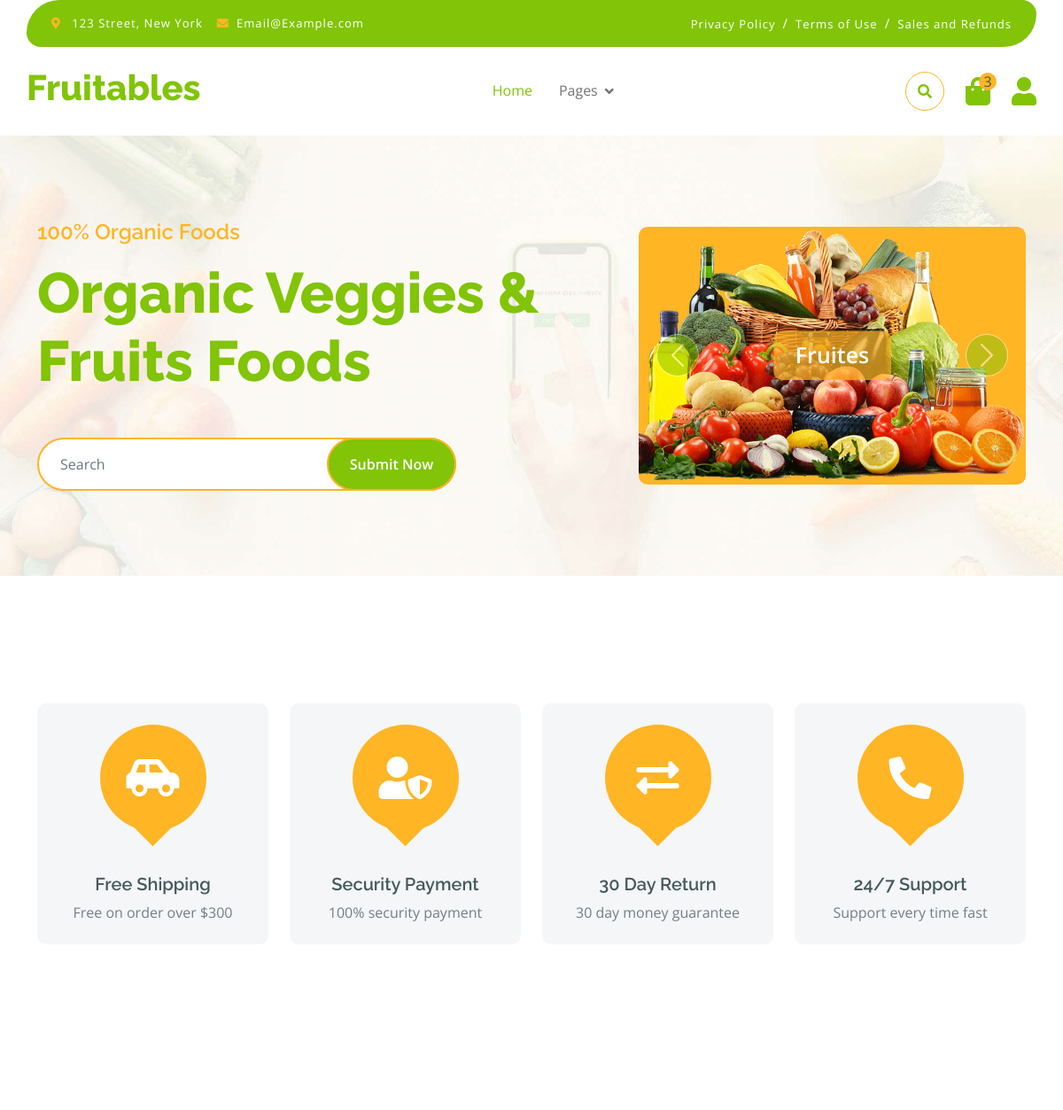
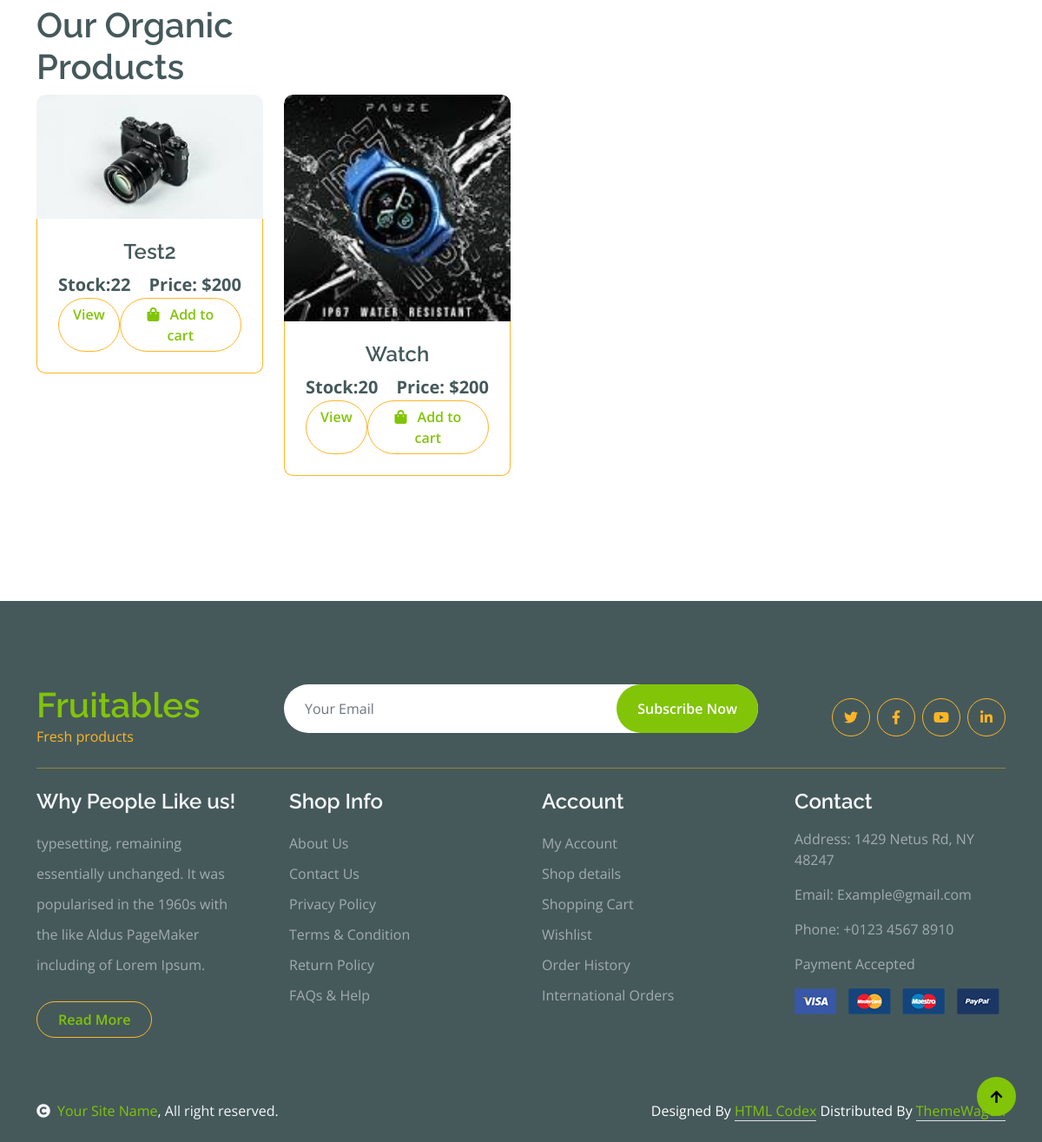
The page / on the database its author committed (2 pictures, top to bottom).
### ecomWebApp/models.py (models this page shows)
class Product(models.Model):
    category = models.ForeignKey(Category, null=True, blank=True, on_delete=models.CASCADE)
    name = models.CharField(max_length=100, null=False)
    image =models.ImageField()
    stock = models.CharField(max_length=100)
    price = models.IntegerField(null=True, blank=True)
    slug = models.CharField(max_length=50, unique=True, default=uuid.uuid4)
    created_at = models.DateTimeField(auto_now_add=True)

### ecomWebApp/views.py (the view)
# urls.py: path('', HomePageView.as_view(), name="home"),
class HomePageView(ListView):
    template_name = 'userpanel/index.html'
    model = Product
    context_object_name = 'product'
    def get_context_data(self, **kwargs):
        context = super().get_context_data(**kwargs)
        return context

### templates/userpanel/index.html (shortened to what this page needs)
{% extends 'userpanel/basefile/base.html' %}
{% load static %}
   {% block body%}
    <body>
      {% include 'userpanel/basefile/navbar.html' %}
        <div class="container-fluid py-5 mb-5 hero-header">
            <div class="container py-5">
                <div class="row g-5 align-items-center">
                    <div class="col-md-12 col-lg-7">
                        <h4 class="mb-3 text-secondary">100% Organic Foods</h4>
                        <h1 class="mb-5 display-3 text-primary">Organic Veggies & Fruits Foods</h1>
                        <div class="position-relative mx-auto">
                            <input class="form-control border-2 border-secondary w-75 py-3 px-4 rounded-pill" type="number" placeholder="Search">
                            <button type="submit" class="btn btn-primary border-2 border-secondary py-3 px-4 position-absolute rounded-pill text-white h-100" style="top: 0; right: 25%;">Submit Now</button>
                        </div>
                    </div>
                    <div class="col-md-12 col-lg-5">
                        <div id="carouselId" class="carousel slide position-relative" data-bs-ride="carousel">
                            <div class="carousel-inner" role="listbox">
                                <div class="carousel-item active rounded">
                                    <img src="{% static 'userpanel/img/hero-img-1.png' %}" class="img-fluid w-100 h-100 bg-secondary rounded" alt="First slide">
                                    <a href="#" class="btn px-4 py-2 text-white rounded">Fruites</a>
                                </div>
                            </div>
                            <button class="carousel-control-prev" type="button" data-bs-target="#carouselId" data-bs-slide="prev">
                                <span class="carousel-control-prev-icon" aria-hidden="true"></span>
                            </button>
                            <button class="carousel-control-next" type="button" data-bs-target="#carouselId" data-bs-slide="next">
                                <span class="carousel-control-next-icon" aria-hidden="true"></span>
                            </button>
                        </div>
                    </div>
                </div>
            </div>
        </div>
        <div class="container-fluid featurs py-5">
            <div class="container py-5">
                <div class="row g-4">
                    <div class="col-md-6 col-lg-3">
                        <div class="featurs-item text-center rounded bg-light p-4">
                            <div class="featurs-icon btn-square rounded-circle bg-secondary mb-5 mx-auto">
                                <i class="fas fa-car-side fa-3x text-white"></i>
                            </div>
                            <div class="featurs-content text-center">
                                <h5>Free Shipping</h5>
                                <p class="mb-0">Free on order over $300</p>
                            </div>
                        </div>
                    </div>
                    <div class="col-md-6 col-lg-3">
                        <div class="featurs-item text-center rounded bg-light p-4">
                            <div class="featurs-icon btn-square rounded-circle bg-secondary mb-5 mx-auto">
                                <i class="fas fa-user-shield fa-3x text-white"></i>
                            </div>
                            <div class="featurs-content text-center">
                                <h5>Security Payment</h5>
                                <p class="mb-0">100% security payment</p>
                            </div>
                        </div>
                    </div>
                    <div class="col-md-6 col-lg-3">
                        <div class="featurs-item text-center rounded bg-light p-4">
                            <div class="featurs-icon btn-square rounded-circle bg-secondary mb-5 mx-auto">
                                <i class="fas fa-exchange-alt fa-3x text-white"></i>
                            </div>
                            <div class="featurs-content text-center">
                                <h5>30 Day Return</h5>
                                <p class="mb-0">30 day money guarantee</p>
                            </div>
                        </div>
                    </div>
                    <div class="col-md-6 col-lg-3">
                        <div class="featurs-item text-center rounded bg-light p-4">
                            <div class="featurs-icon btn-square rounded-circle bg-secondary mb-5 mx-auto">
                                <i class="fa fa-phone-alt fa-3x text-white"></i>
                            </div>
                            <div class="featurs-content text-center">
                                <h5>24/7 Support</h5>
                                <p class="mb-0">Support every time fast</p>
                            </div>
                        </div>
                    </div>
                </div>
            </div>
        </div>
        <div class="container-fluid fruite py-5">
            <div class="container py-5">
                <div class="tab-class text-center">
                    <div class="row g-4">
                        <div class="col-lg-4 text-start">
                            <h1>Our Organic Products</h1>
                        </div>
                    </div>
                    <div class="tab-content">
                        <div id="tab-1" class="tab-pane fade show p-0 active">
                            <div class="row g-4">
                                <div class="col-lg-12">
                                    <div class="row g-4">
                                        {% for i in product %}
                                        <div class="col-md-6 col-lg-4 col-xl-3">
                                            <div class="rounded position-relative fruite-item">
                                                <div class="fruite-img">
                                                    <img src="{{ i.image.url }}" class="img-fluid w-100 rounded-top" alt="">
                                                </div>
                                                <div class="p-4 border border-secondary border-top-0 rounded-bottom">
                                                    <h4>{{i.name}}</h4>
                                                    <div class="d-flex justify-content-between flex-lg-wrap">
                                                        <p class="text-dark fs-5 fw-bold mb-0">Stock:{{i.stock}}</p>
                                                        <p class="text-dark fs-5 fw-bold mb-0">Price: ${{i.price}}</p>
                                                    </div>
                                                    <div class="d-flex ">
                                                        <a href="/product-details/{{i.slug}}" class="btn border border-secondary rounded-pill px-3 text-primary"> View</a>
                                                        <a href="/product-details/{{i.slug}}" class="btn border border-secondary rounded-pill px-3 text-primary ml-3"><i class="fa fa-shopping-bag me-2 text-primary"></i> Add to cart</a>
                                                </div>
                                                </div>
                                            </div>
                                        </div>
                                        {% endfor %}
                                    </div>
                                </div>
                            </div>
                        </div>
                    </div>
                </div>
            </div>
        </div>
        <div class="container-fluid bg-dark text-white-50 footer pt-5 mt-5">
            <div class="container py-5">
                <div class="pb-4 mb-4" style="border-bottom: 1px solid rgba(226, 175, 24, 0.5) ;">
                    <div class="row g-4">
                        <div class="col-lg-3">
                            <a href="#">
                                <h1 class="text-primary mb-0">Fruitables</h1>
                                <p class="text-secondary mb-0">Fresh products</p>
                            </a>
                        </div>
                        <div class="col-lg-6">
                            <div class="position-relative mx-auto">
                                <input class="form-control border-0 w-100 py-3 px-4 rounded-pill" type="number" placeholder="Your Email">
                                <button type="submit" class="btn btn-primary border-0 border-secondary py-3 px-4 position-absolute rounded-pill text-white" style="top: 0; right: 0;">Subscribe Now</button>
                            </div>
                        </div>
                        <div class="col-lg-3">
                            <div class="d-flex justify-content-end pt-3">
                                <a class="btn  btn-outline-secondary me-2 btn-md-square rounded-circle" href=""><i class="fab fa-twitter"></i></a>
                                <a class="btn btn-outline-secondary me-2 btn-md-square rounded-circle" href=""><i class="fab fa-facebook-f"></i></a>
                                <a class="btn btn-outline-secondary me-2 btn-md-square rounded-circle" href=""><i class="fab fa-youtube"></i></a>
                                <a class="btn btn-outline-secondary btn-md-square rounded-circle" href=""><i class="fab fa-linkedin-in"></i></a>
                            </div>
                        </div>
                    </div>
                </div>
                <div class="row g-5">
                    <div class="col-lg-3 col-md-6">
                        <div class="footer-item">
                            <h4 class="text-light mb-3">Why People Like us!</h4>
                            <p class="mb-4">typesetting, remaining essentially unchanged. It was
                                popularised in the 1960s with the like Aldus PageMaker including of Lorem Ipsum.</p>
                            <a href="" class="btn border-secondary py-2 px-4 rounded-pill text-primary">Read More</a>
                        </div>
                    </div>
                    <div class="col-lg-3 col-md-6">
                        <div class="d-flex flex-column text-start footer-item">
                            <h4 class="text-light mb-3">Shop Info</h4>
                            <a class="btn-link" href="">About Us</a>
                            <a class="btn-link" href="">Contact Us</a>
                            <a class="btn-link" href="">Privacy Policy</a>
                            <a class="btn-link" href="">Terms & Condition</a>
                            <a class="btn-link" href="">Return Policy</a>
                            <a class="btn-link" href="">FAQs & Help</a>
                        </div>
                    </div>
                    <div class="col-lg-3 col-md-6">
                        <div class="d-flex flex-column text-start footer-item">
                            <h4 class="text-light mb-3">Account</h4>
                            <a class="btn-link" href="">My Account</a>
                            <a class="btn-link" href="">Shop details</a>
                            <a class="btn-link" href="">Shopping Cart</a>
                            <a class="btn-link" href="">Wishlist</a>
                            <a class="btn-link" href="">Order History</a>
                            <a class="btn-link" href="">International Orders</a>
                        </div>
                    </div>
                    <div class="col-lg-3 col-md-6">
                        <div class="footer-item">
                            <h4 class="text-light mb-3">Contact</h4>
                            <p>Address: 1429 Netus Rd, NY 48247</p>
                            <p>Email: Example@gmail.com</p>
                            <p>Phone: +0123 4567 8910</p>
                            <p>Payment Accepted</p>
                            <img src="img/payment.png" class="img-fluid" alt="">
                        </div>
                    </div>
                </div>
            </div>
        </div>
        <div class="container-fluid copyright bg-dark py-4">
            <div class="container">
                <div class="row">
                    <div class="col-md-6 text-center text-md-start mb-3 mb-md-0">
                        <span class="text-light"><a href="#"><i class="fas fa-copyright text-light me-2"></i>Your Site Name</a>, All right reserved.</span>
                    </div>
                    <div class="col-md-6 my-auto text-center text-md-end text-white">
                        Designed By <a class="border-bottom" href="https://htmlcodex.com">HTML Codex</a> Distributed By <a class="border-bottom" href="https://themewagon.com">ThemeWagon</a>
                    </div>
                </div>
            </div>
        </div>
        <a href="#" class="btn btn-primary border-3 border-primary rounded-circle back-to-top"><i class="fa fa-arrow-up"></i></a>
    </body>
{% endblock body %}

### static/userpanel/css/style.css (style rules this page uses)
.back-to-top { position: fixed; right: 30px; bottom: 30px; display: flex; width: 45px; height: 45px; align-items: center; justify-content: center; transition: 0.5s; z-index: 99; }
.btn { font-weight: 600; transition: .5s; }
.btn-square { width: 32px; height: 32px; }
.btn-md-square { width: 44px; height: 44px; }
.btn-square, .btn-sm-square, .btn-md-square, .btn-lg-square { padding: 0; display: flex; align-items: center; justify-content: center; font-weight: normal; }
.btn.border-secondary { transition: 0.5s; }
.hero-header { background: linear-gradient(rgba(248, 223, 173, 0.1), rgba(248, 223, 173, 0.1)), url(../img/hero-img.jpg); background-position: center center; background-repeat: no-repeat; background-size: cover; }
.carousel-item { position: relative; }
.carousel-item a { position: absolute; top: 50%; left: 50%; transform: translate(-50%, -50%); font-size: 25px; background: linear-gradient(rgba(255, 181, 36, 0.7), rgba(255, 181, 36, 0.7)); }
.carousel-control-next, .carousel-control-prev { width: 48px; height: 48px; border-radius: 48px; border: 1px solid var(--bs-white); background: var(--bs-primary); position: absolute; top: 50%; transform: translateY(-50%); }
.carousel-control-next { margin-right: 20px; }
.carousel-control-prev { margin-left: 20px; }
@media (min-width: 992px) { .hero-header, .page-header { margin-top: 152px !important; } }
.featurs .featurs-item .featurs-icon { position: relative; width: 120px; height: 120px; }
.featurs .featurs-item .featurs-icon::after { content: ""; width: 35px; height: 35px; background: var(--bs-secondary); position: absolute; bottom: -10px; transform: translate(-50%); transform: rotate(45deg); background: var(--bs-secondary); }
.fruite .fruite-item { height: 100%; transition: 0.5s; }
.fruite .fruite-item .fruite-img { overflow: hidden; transition: 0.5s; border-radius: 10px 10px 0 0; }
.fruite .fruite-item .fruite-img img { transition: 0.5s; }
.footer .footer-item .btn-link { line-height: 35px; color: rgba(255, 255, 255, .5); transition: 0.5s; }
.footer .footer-item p.mb-4 { line-height: 35px; }

### rows shown on the page
Product: image (picture), name "Test2", stock "22", price "200"
Product: image (picture), name "Watch", stock "20", price "200"
